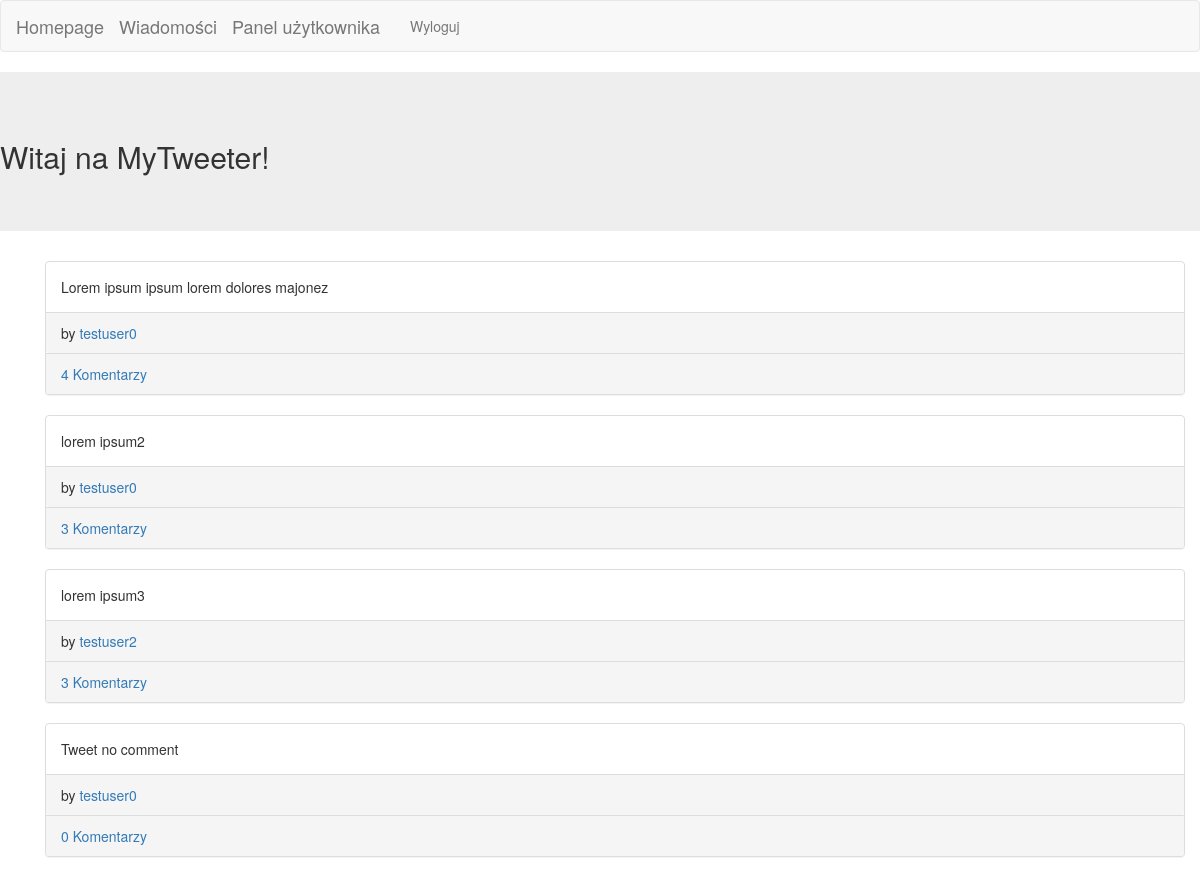
/index.php (signed in), run on an earlier commit of the app's database.
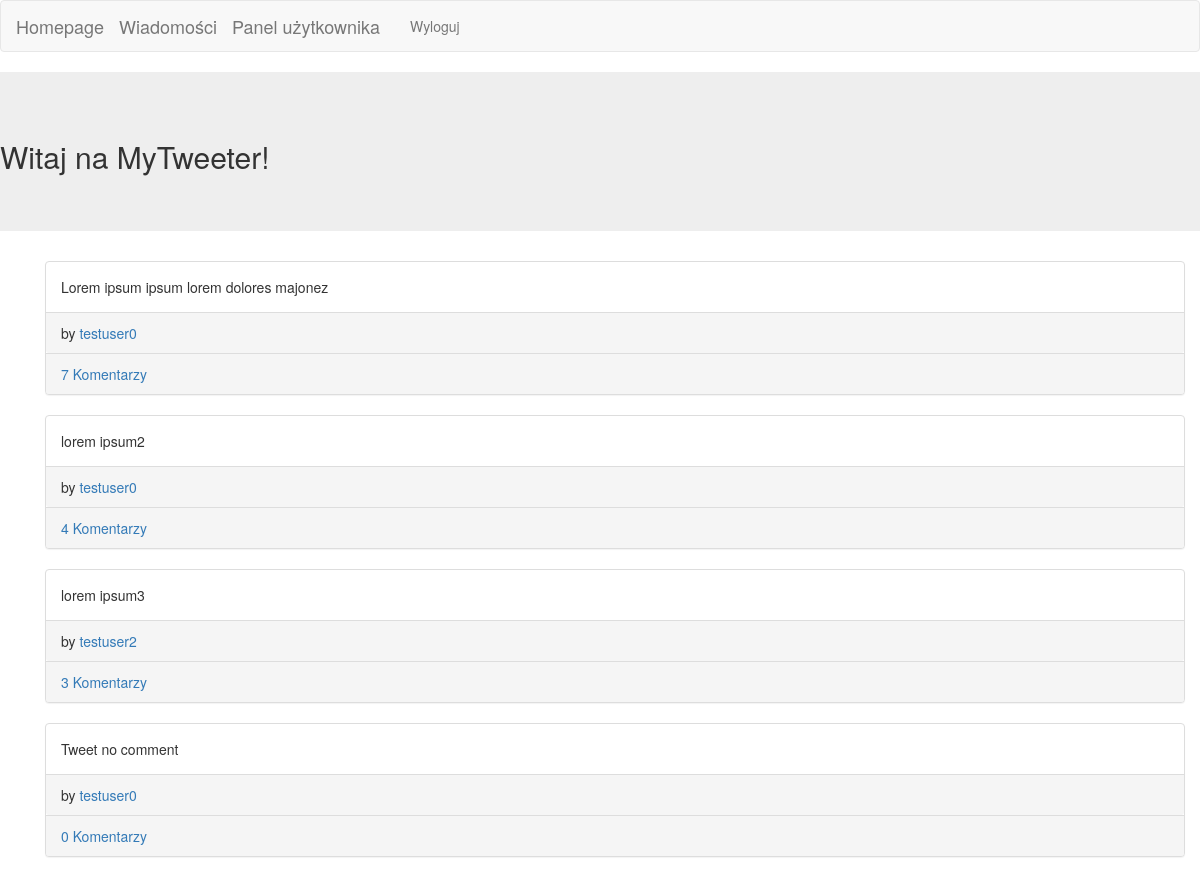
And on a later commit of the database.
### tables this page shows
CREATE TABLE `Tweets` (
  `id` int(11) NOT NULL,
  `userId` int(11) NOT NULL,
  `text` varchar(120) NOT NULL,
  `creationDate` datetime NOT NULL
);

CREATE TABLE `Users` (
  `id` int(11) NOT NULL,
  `email` varchar(255) NOT NULL,
  `username` varchar(255) NOT NULL,
  `hash_pass` varchar(60) NOT NULL
);

### src/Tweet.php (called while the page is built, shortened)
<?php
class Tweet {
    private $id;
    private $userId;
    private $text;
    public function __construct($id) {
        if ($id != 0) {
            $this->id = $id;
        }
        else {
            $this->id = -1;
        }
        $this->userId = null;
        $this->text = null;
    }
    public function setUserId($userId) {
        $this->userId = $userId;
    }
    public function setText($text) {
        $this->text = $text;
    }
    public function getId() {
        return $this->id;
    }
    public function getUserId() {
        return $this->userId;
    }
    public function getText() {
        return $this->text;
    }
    static public function loadAllTweets(PDO $conn) {
        $result = $conn->query('SELECT * FROM `Tweets`');
        $array = [];
        if ($result != false && $result->rowCount() > 0) {
            $allTweets = $result->fetchAll();
            foreach ($allTweets as $row) {
                $loadedTweet = new Tweet($row['id']);
                $loadedTweet->setText($row['text']);
                $loadedTweet->setCreationdate($row['creationDate']);
                $loadedTweet->setUserId($row['userId']);
                $array[] = $loadedTweet;
            }
            return $array;
        }
        else {
            return false;
        }
    }
}

### src/User.php (called while the page is built, shortened)
<?php
class User
{
    private $username;
    public function __construct() {
        $this->username = '';
    }
    public function getUsername() {
        return $this->username;
    }
    public function setUsername($username) {
        $this->username = $username;
    }
    static public function loadUserById(PDO $conn, $id) {
        $stmt = $conn->prepare('SELECT * FROM Users WHERE id=:id');
        $result = $stmt->execute(['id' => $id]);
        if ($result === true && $stmt->rowCount() == 1) {
            $row = $stmt->fetch(PDO::FETCH_ASSOC);
            $loadedUser = new User();
            $loadedUser->id = $row['id'];
            $loadedUser->setUsername($row['username']);
            $loadedUser->setHashPass($row['hash_pass']);
            $loadedUser->setEmail($row['email']);
            return $loadedUser;
        }
    }
}

### src/Comment.php (called while the page is built, shortened)
<?php
class Comment {
    static public function countCommentsForAllPosts(PDO $conn) {
        $counted = $conn->query('SELECT Tweets.id, COUNT(Comments.tweetId) AS comment_counter FROM Tweets LEFT JOIN Comments ON Tweets.id = Comments.tweetId GROUP BY Tweets.id');
        $result = $counted->fetchAll(PDO::FETCH_KEY_PAIR);
        return $result;
    }
}

### homepage.php (the view)
<?php
require_once __DIR__ . '/src/Tweet.php';
require_once __DIR__ . '/src/User.php';
require_once __DIR__ . '/src/Comment.php';
require_once __DIR__ . '/connection.php';
?>
<div class="jumbotron">
<h2>Witaj na MyTweeter!</h2>
</div>
<div class="container">
    <div class="container">
        <?php
        $commentCounter = Comment::countCommentsForAllPosts($conn);
        $alltweets = Tweet::loadAllTweets($conn);
        foreach ($alltweets as $tweet) {
            $userId = $tweet->getUserId();
            $user = User::loadUserById($conn, $userId);
            $username = $user->getUsername();
            echo '<div class="panel panel-default"><div class="panel-body">';
            echo $tweet->getText();
            echo '</div><div class="panel-footer"> by <a href="user.php?userId='.$userId.'">'.$username.'</a></div>';
            echo '<div class="panel-footer"><a href="tweet.php?tweetId='.$tweet->getId().'">'.$commentCounter[$tweet->getId()].' Komentarzy</a></div></div>';
        }
        ?>
    </div>
</div>

What changed in the data, as far as the page shows it:
changed tweets "Lorem ipsum ipsum lorem dolores majonez": id "4" → "7"
changed tweets "lorem ipsum2": id "3" → "4"
